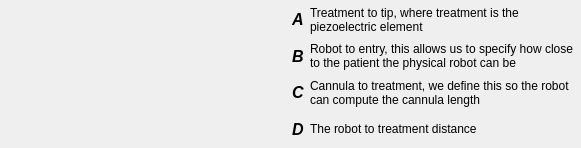
<?xml version="1.0" encoding="UTF-8"?>
<ui version="4.0">
  <class>qSlicerWorkspaceGenerationProbeSpecsHelpWidget</class>
  <widget class="QWidget" name="qSlicerWorkspaceGenerationProbeSpecsHelpWidget">
    <property name="geometry">
      <rect>
        <x>0</x>
        <y>0</y>
        <width>581</width>
        <height>148</height>
      </rect>
    </property>
    <property name="windowTitle">
      <string>Probe Specifications Help</string>
    </property>
    <layout class="QVBoxLayout" name="ProbeSpecsHelpVerticalLayout">
      <property name="leftMargin">
        <number>0</number>
      </property>
      <property name="topMargin">
        <number>0</number>
      </property>
      <property name="rightMargin">
        <number>0</number>
      </property>
      <property name="bottomMargin">
        <number>0</number>
      </property>
      <item>
        <layout class="QGridLayout" name="ProbeSpecsHelpGridLayout">
          <item row="0" column="1">
            <widget class="QLabel" name="ProbeSpecsHelp_ABD_Label">
              <property name="sizePolicy">
                <sizepolicy hsizetype="Preferred" vsizetype="Preferred">
                  <horstretch>0</horstretch>
                  <verstretch>0</verstretch>
                </sizepolicy>
              </property>
              <property name="minimumSize">
                <size>
                  <width>140</width>
                  <height>140</height>
                </size>
              </property>
              <property name="maximumSize">
                <size>
                  <width>140</width>
                  <height>140</height>
                </size>
              </property>
              <property name="pixmap">
                <pixmap resource="../qSlicerWorkspaceGenerationModule.qrc">:/Icons/probe_specs_2.jpg</pixmap>
              </property>
              <property name="scaledContents">
                <bool>true</bool>
              </property>
            </widget>
          </item>
          <item row="0" column="2">
            <layout class="QGridLayout" name="ProbeSpecsHelpDefGridLayout">
              <item row="0" column="0">
                <widget class="QLabel" name="A_Label">
                  <property name="sizePolicy">
                    <sizepolicy hsizetype="Minimum" vsizetype="Preferred">
                      <horstretch>0</horstretch>
                      <verstretch>0</verstretch>
                    </sizepolicy>
                  </property>
                  <property name="font">
                    <font>
                      <pointsize>12</pointsize>
                      <weight>75</weight>
                      <italic>true</italic>
                      <bold>true</bold>
                    </font>
                  </property>
                  <property name="text">
                    <string>A</string>
                  </property>
                  <property name="textFormat">
                    <enum>Qt::AutoText</enum>
                  </property>
                </widget>
              </item>
              <item row="0" column="1">
                <widget class="QLabel" name="ADef_Label">
                  <property name="sizePolicy">
                    <sizepolicy hsizetype="Expanding" vsizetype="Preferred">
                      <horstretch>0</horstretch>
                      <verstretch>0</verstretch>
                    </sizepolicy>
                  </property>
                  <property name="text">
                    <string>Treatment to tip, where treatment is the piezoelectric element</string>
                  </property>
                  <property name="wordWrap">
                    <bool>true</bool>
                  </property>
                  <property name="margin">
                    <number>0</number>
                  </property>
                  <property name="indent">
                    <number>0</number>
                  </property>
                </widget>
              </item>
              <item row="1" column="0">
                <widget class="QLabel" name="B_Label">
                  <property name="sizePolicy">
                    <sizepolicy hsizetype="Minimum" vsizetype="Preferred">
                      <horstretch>0</horstretch>
                      <verstretch>0</verstretch>
                    </sizepolicy>
                  </property>
                  <property name="font">
                    <font>
                      <pointsize>12</pointsize>
                      <weight>75</weight>
                      <italic>true</italic>
                      <bold>true</bold>
                    </font>
                  </property>
                  <property name="text">
                    <string>B</string>
                  </property>
                  <property name="textFormat">
                    <enum>Qt::AutoText</enum>
                  </property>
                </widget>
              </item>
              <item row="1" column="1">
                <widget class="QLabel" name="BDef_Label">
                  <property name="sizePolicy">
                    <sizepolicy hsizetype="Expanding" vsizetype="Preferred">
                      <horstretch>0</horstretch>
                      <verstretch>0</verstretch>
                    </sizepolicy>
                  </property>
                  <property name="text">
                    <string>Robot to entry, this allows us to specify how close to the patient the physical robot can be</string>
                  </property>
                  <property name="wordWrap">
                    <bool>true</bool>
                  </property>
                  <property name="margin">
                    <number>0</number>
                  </property>
                  <property name="indent">
                    <number>0</number>
                  </property>
                </widget>
              </item>
              <item row="2" column="0">
                <widget class="QLabel" name="C_Label">
                  <property name="sizePolicy">
                    <sizepolicy hsizetype="Minimum" vsizetype="Preferred">
                      <horstretch>0</horstretch>
                      <verstretch>0</verstretch>
                    </sizepolicy>
                  </property>
                  <property name="font">
                    <font>
                      <pointsize>12</pointsize>
                      <weight>75</weight>
                      <italic>true</italic>
                      <bold>true</bold>
                    </font>
                  </property>
                  <property name="text">
                    <string>C</string>
                  </property>
                  <property name="textFormat">
                    <enum>Qt::AutoText</enum>
                  </property>
                </widget>
              </item>
              <item row="2" column="1">
                <widget class="QLabel" name="CDef_Label">
                  <property name="sizePolicy">
                    <sizepolicy hsizetype="Expanding" vsizetype="Preferred">
                      <horstretch>0</horstretch>
                      <verstretch>0</verstretch>
                    </sizepolicy>
                  </property>
                  <property name="text">
                    <string>Cannula to treatment, we define this so the robot can compute the cannula length</string>
                  </property>
                  <property name="wordWrap">
                    <bool>true</bool>
                  </property>
                  <property name="margin">
                    <number>0</number>
                  </property>
                  <property name="indent">
                    <number>0</number>
                  </property>
                </widget>
              </item>
              <item row="3" column="0">
                <widget class="QLabel" name="D_Label">
                  <property name="sizePolicy">
                    <sizepolicy hsizetype="Minimum" vsizetype="Preferred">
                      <horstretch>0</horstretch>
                      <verstretch>0</verstretch>
                    </sizepolicy>
                  </property>
                  <property name="font">
                    <font>
                      <pointsize>12</pointsize>
                      <weight>75</weight>
                      <italic>true</italic>
                      <bold>true</bold>
                    </font>
                  </property>
                  <property name="text">
                    <string>D</string>
                  </property>
                  <property name="textFormat">
                    <enum>Qt::AutoText</enum>
                  </property>
                </widget>
              </item>
              <item row="3" column="1">
                <widget class="QLabel" name="DDef_Label">
                  <property name="sizePolicy">
                    <sizepolicy hsizetype="Expanding" vsizetype="Preferred">
                      <horstretch>0</horstretch>
                      <verstretch>0</verstretch>
                    </sizepolicy>
                  </property>
                  <property name="text">
                    <string>The robot to treatment distance</string>
                  </property>
                  <property name="wordWrap">
                    <bool>true</bool>
                  </property>
                  <property name="margin">
                    <number>0</number>
                  </property>
                  <property name="indent">
                    <number>0</number>
                  </property>
                </widget>
              </item>
            </layout>
          </item>
          <item row="0" column="0">
            <widget class="QLabel" name="ProbeSpecsHelp_C_Label">
              <property name="sizePolicy">
                <sizepolicy hsizetype="Fixed" vsizetype="Fixed">
                  <horstretch>0</horstretch>
                  <verstretch>0</verstretch>
                </sizepolicy>
              </property>
              <property name="minimumSize">
                <size>
                  <width>140</width>
                  <height>140</height>
                </size>
              </property>
              <property name="maximumSize">
                <size>
                  <width>140</width>
                  <height>140</height>
                </size>
              </property>
              <property name="pixmap">
                <pixmap resource="../qSlicerWorkspaceGenerationModule.qrc">:/Icons/probe_specs_1.jpg</pixmap>
              </property>
              <property name="scaledContents">
                <bool>true</bool>
              </property>
            </widget>
          </item>
        </layout>
      </item>
    </layout>
  </widget>
  <resources>
    <include location="../qSlicerWorkspaceGenerationModule.qrc"/>
  </resources>
  <connections/>
</ui>
